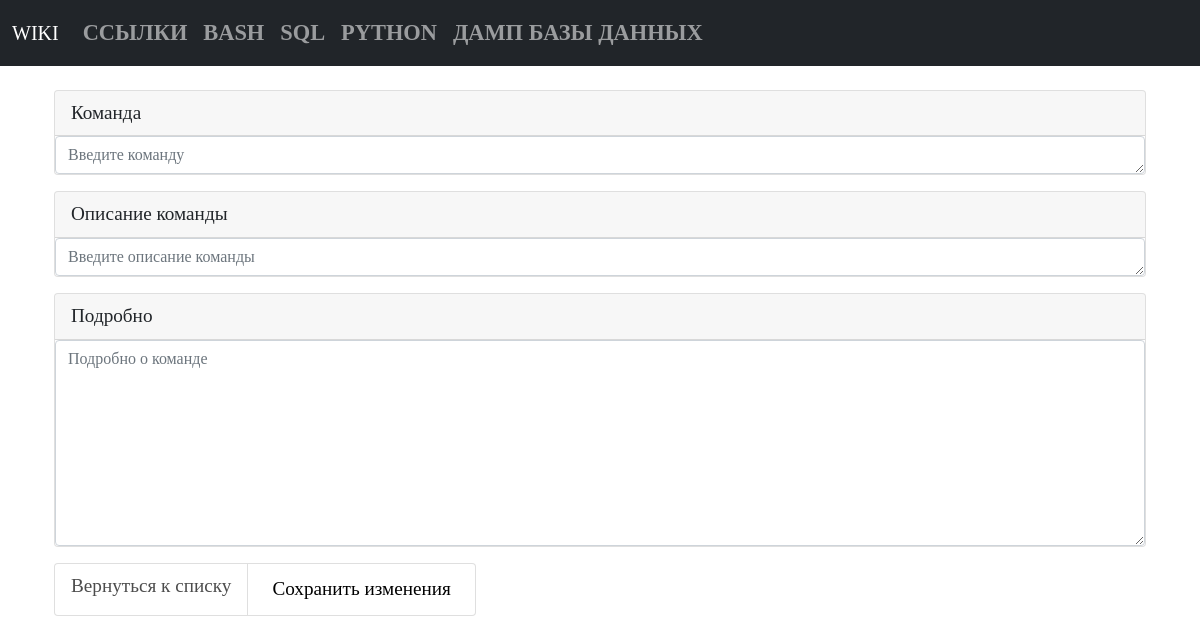
/sql/edit/1162/, run on an earlier commit of the app's database.
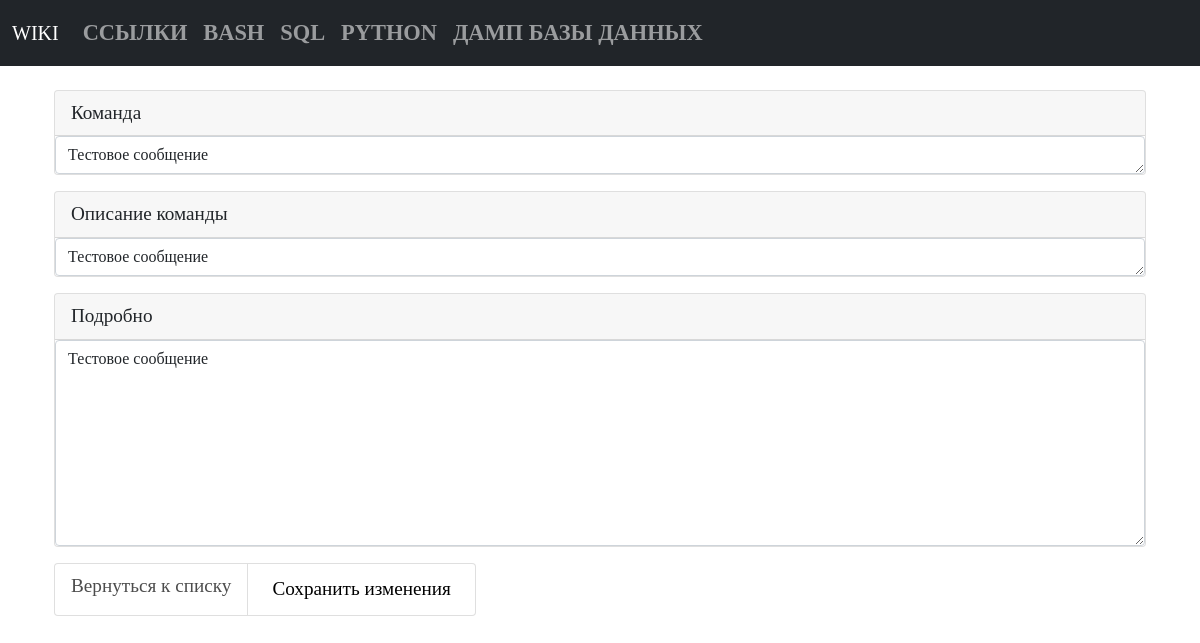
And on a later commit of the database.
### tables this page shows
CREATE TABLE [sql] ( 
  "sql_id" INTEGER PRIMARY KEY AUTOINCREMENT,
  "sql_command" TEXT NOT NULL,
  "sql_name" TEXT NOT NULL
, sql_description TEXT);

### app.py (the view, shortened to what this page needs)
@app.route("/sql/edit/<int:sql_id>/", methods=("GET", "POST"))
def edit_sql_command(sql_id):
    conn = get_db_connection()
    edit_sql_command_view = conn.execute("SELECT * FROM sql WHERE sql_id = ?",
                                         (sql_id,)).fetchone()
    return render_template("sql/edit_sql_command.html", edit_sql_command_view=edit_sql_command_view)

### app.py (called while the page is built)
def get_db_connection():
    db_path = os.path.join(BASE_DIR, "database.db")
    conn = sqlite3.connect(db_path)
    conn.row_factory = sqlite3.Row
    return conn

### templates/sql/edit_sql_command.html (shortened to what this page needs)
{% extends 'base.html' %}
{% block content %}
<div class="container p-4">
   <form method="post">
      <div class="card mb-3">
         <label for="sql_command" class="card-header">Команда</label>
         <textarea class="form-control" id="sql_command" name="sql_command" rows="1" placeholder="Введите команду"
            required>{{ edit_sql_command_view.sql_command }}</textarea>
      </div>
      <div class="card mb-3">
         <label for="sql_name" class="card-header">Описание команды</label>
         <textarea class="form-control" id="sql_name" name="sql_name" rows="1" placeholder="Введите описание команды"
            required>{{ edit_sql_command_view.sql_name }}</textarea>
      </div>
      <div class="card mb-3">
         <label for="sql_description" class="card-header">Подробно</label>
         <textarea class="form-control" id="sql_description" name="sql_description" rows="8" placeholder="Подробно о команде"
            required>{{ edit_sql_command_view.sql_description }}</textarea>
      </div>
      <ul class="list-group list-group-horizontal">
         <li class="list-group-item">
             <a href="{{ url_for('sql_list_commands') }}">Вернуться к списку</a>
         </li>
         <li class="list-group-item save">
            <button type="submit" value="" class="add">Сохранить изменения</button>
         </li>
      </ul>
   </form>
</div>
{% endblock %}

What changed in the data, as far as the page shows it:
added sql: sql_command "Тестовое сообщение", sql_name "Тестовое сообщение", sql_description "Тестовое сообщение"
